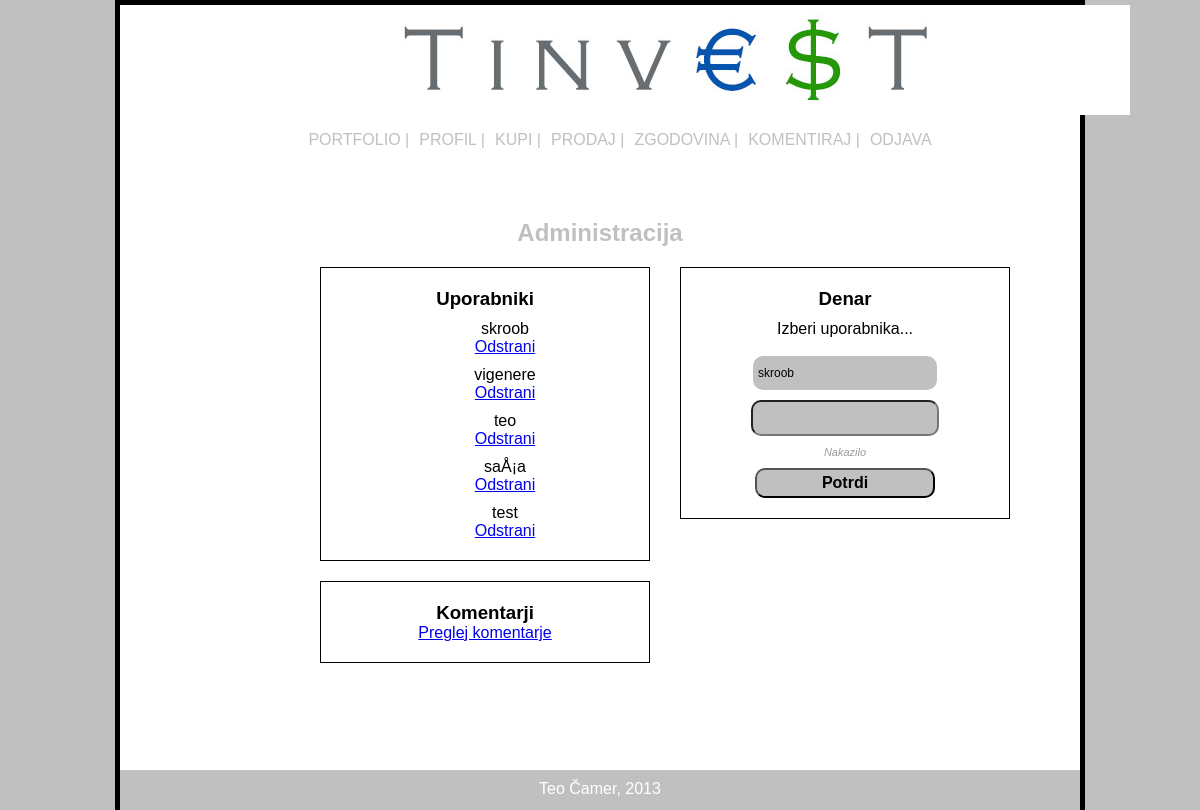
The page /admin_page.php (signed in) on the database its author committed.
### tables this page shows
CREATE TABLE IF NOT EXISTS `users` (
  `id` int(10) unsigned NOT NULL AUTO_INCREMENT,
  `username` varchar(255) NOT NULL,
  `is_admin` tinyint(1) NOT NULL DEFAULT '0',
  `email` varchar(255) DEFAULT NULL,
  `hash` varchar(255) NOT NULL,
  `cash` decimal(65,4) NOT NULL DEFAULT '0.0000',
  `pic_url` varchar(512) DEFAULT NULL,
  PRIMARY KEY (`id`),
  UNIQUE KEY `username` (`username`)
);

### admin_page.php (the view, shortened to what this page needs)
 <?php
  include ("top.php");
  $sql = "SELECT * FROM users";
  $result = mysql_query($sql);
 ?>
    <div id="middle">
      <h2>Administracija</h2>
      <?php
        echo "<div id=\"users_div\">";
        echo "<h3>Uporabniki</h3>";
        while($row = mysql_fetch_array($result))
        {
            $id = $row['id'];
            echo "<div class=\"remove_user_div\">";
            echo "<ul>";
            echo "<li>". $row['username'] ."</li>";
            echo "<a href=\"delete_user.php?id={$id}\" class=\"remove_user_link\">Odstrani</a>";
            echo "</ul>";
           echo "</div>";
        }
echo "</div>";
echo "<div id=\"cash_div\">";
echo "<form id=\"frm_cash\" method=\"post\" action=\"add_cash.php\">";
echo "<h3>Denar</h3>";
echo "<p>Izberi uporabnika...</p>";
            echo "<br>";
            echo "<div class=\"styled_select\">";
            echo "<select name=\"select_user\" id=\"select_user\">";
            $result = mysql_query("SELECT * FROM users");
            while($row = mysql_fetch_array($result))
            {
                echo "<option value=\"".$row['username']."\">".$row['username']."</option>\n";
            }
            echo "</select>";
            echo "</div>";
echo "<p>";
echo "<input type=\"text\" id=\"add_cash_amount\" name=\"add_cash_amount\" class=\"normal_input\" >";
echo "<p class=\"labels\">Nakazilo</p>";
echo "</p>";
echo "<p>";
echo "<input type=\"submit\" id=\"submit\" name=\"submit\" class=\"normal_input\" value=\"Potrdi\" >";
echo "</p>";
echo "</form>";
echo "</div>";
echo "<div id=\"comments_div\">";
echo "<h3>Komentarji</h3>";
echo "<a href=\"comments.php\">Preglej komentarje</a>";
echo "</div>";
?>
    </div>
  <?php
  require_once("/includes/footer.php");
 ?>

### css/styles.css (style rules this page uses)
* { margin: auto; }
h2 { color: silver; }
body { background: #ffffff; color: #000000; font-family: sans-serif; margin: 0 auto; width: 80%; border: 5px solid black; min-height: 100%; }
p { margin-top: 10px; }
.styled_select select { background: silver; width: 153px; padding: 5px; font-size: 12px; line-height: 1; border: 0; border-radius: 0; height: 34px; -webkit-appearance: none; }
#select_user { width: 184px; border-radius: 10px; }
input.normal_input { background-color: silver; text-align: center; font-size: 16px; font-weight: bold; width: 180px; height: 30px; border-radius: 10px; }
.labels { font-style: italic; color: #999999; font-size: 11px; }
div#middle { text-align: center; width: 100%; margin: 100px auto; }
form { margin: 0; }
#users_div { width: 30%; float: left; margin: 20px 10px 0 200px; border: 1px solid black; padding: 20px; }
#cash_div { width: 30%; float: left; margin: 20px auto auto 20px; border: 1px solid black; padding: 20px; }
#comments_div { width: 30%; float: left; margin: 20px 10px 0 200px; border: 1px solid black; padding: 20px; }
.remove_user_div { margin-top: 10px; }
.remove_user_div ul { list-style-type: none; text-align: center; }
.remove_user_div li { text-align: center; }

### rows shown on the page
users: username "skroob"
users: username "vigenere"
users: username "teo"
users: username "saÅ¡a"
users: username "test"

### other values the page prints
form field select_user "skroob"
